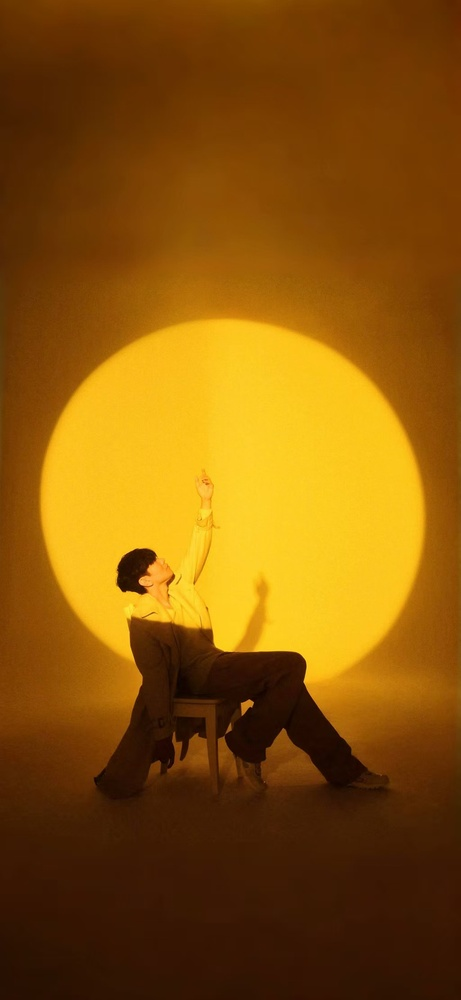
#> input picture day02-geometric-transforms/photo.jpg, 461 x 1000 px, shrunk from 1024 x 2220 before the run
$ python rotate_image.py
#> lines starting #> are read from the running program, lines starting #| are printed output that depends on the picture
import cv2
import matplotlib.pyplot as plt


INPUT_PATH = "photo.jpg"
OUTPUT_PATH = "rotated_photo.jpg"
ANGLE = 45


def main():
    image = cv2.imread(INPUT_PATH)
#> image is the input picture: shape (1000, 461, 3); mean B, G, R 9.6, 85.5, 136.2

    if image is None:
        print(f"无法读取图片：{INPUT_PATH}")
        return

    height, width = image.shape[:2]
#> height = 1000; width = 461
    center = (width / 2, height / 2)
#> center = (230.5, 500)

    rotation_matrix = cv2.getRotationMatrix2D(center, ANGLE, 1.0)
    rotated_image = cv2.warpAffine(image, rotation_matrix, (width, height))
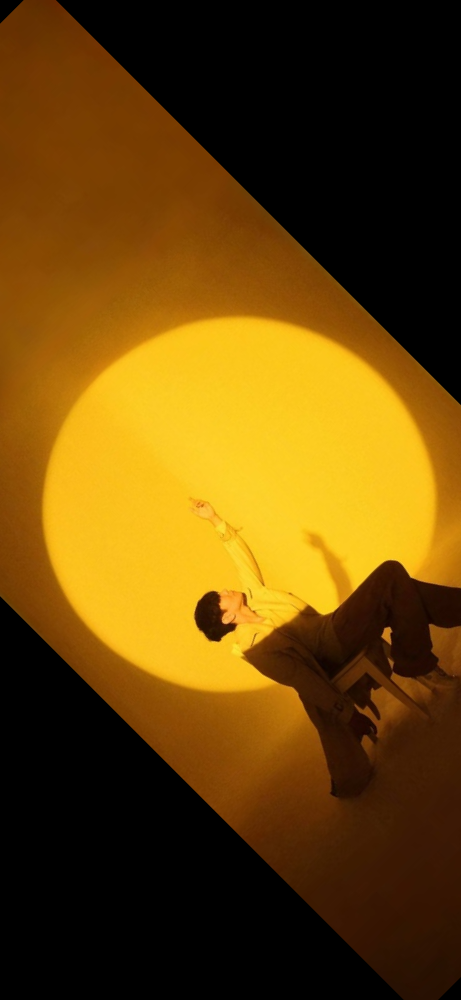
#> rotated_image: shape (1000, 461, 3); mean B, G, R 8.6, 69.7, 104.1

    cv2.imwrite(OUTPUT_PATH, rotated_image)

    image_rgb = cv2.cvtColor(rotated_image, cv2.COLOR_BGR2RGB)
    plt.imshow(image_rgb)
    plt.axis("off")
    plt.show()


if __name__ == "__main__":
    main()
